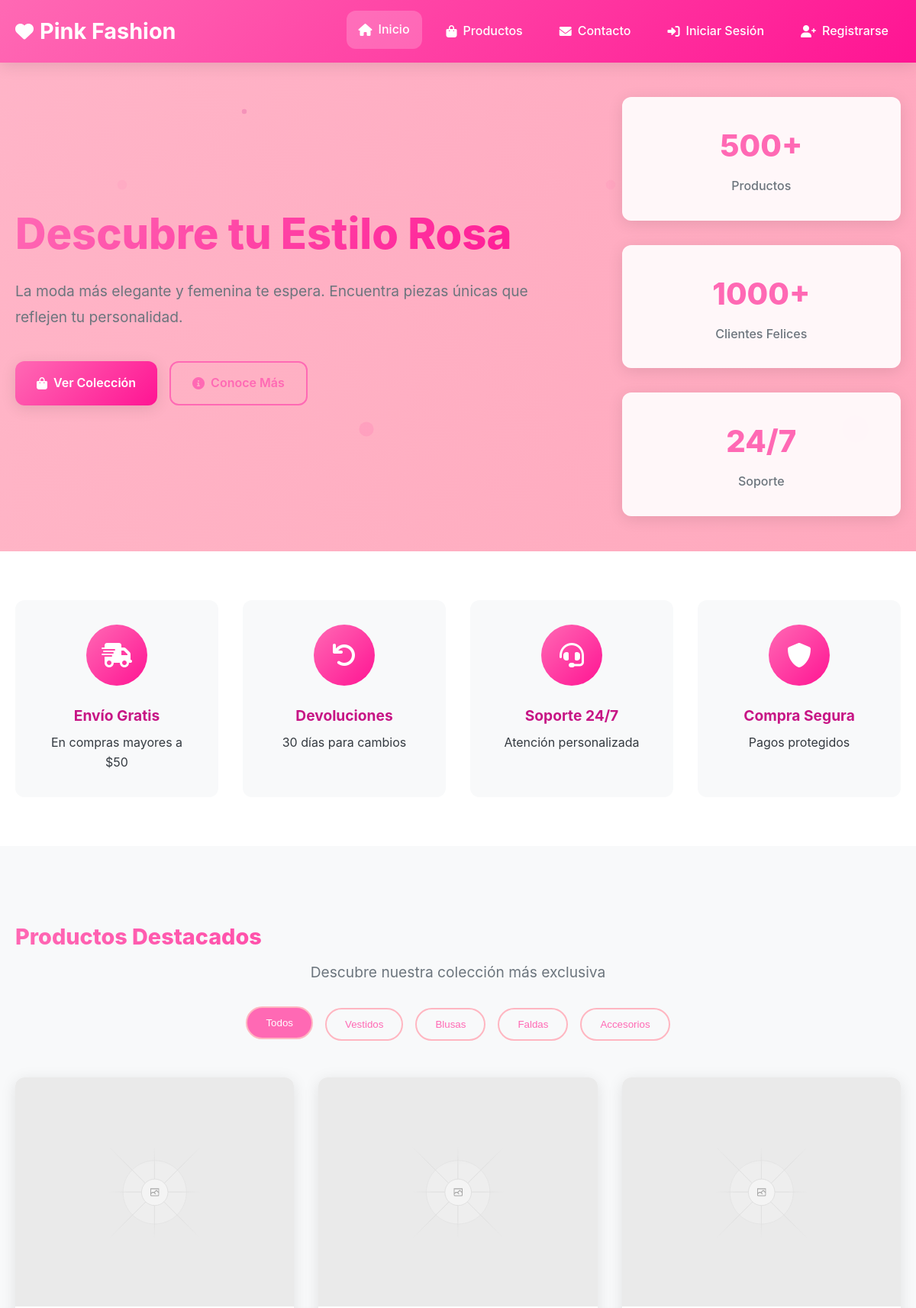
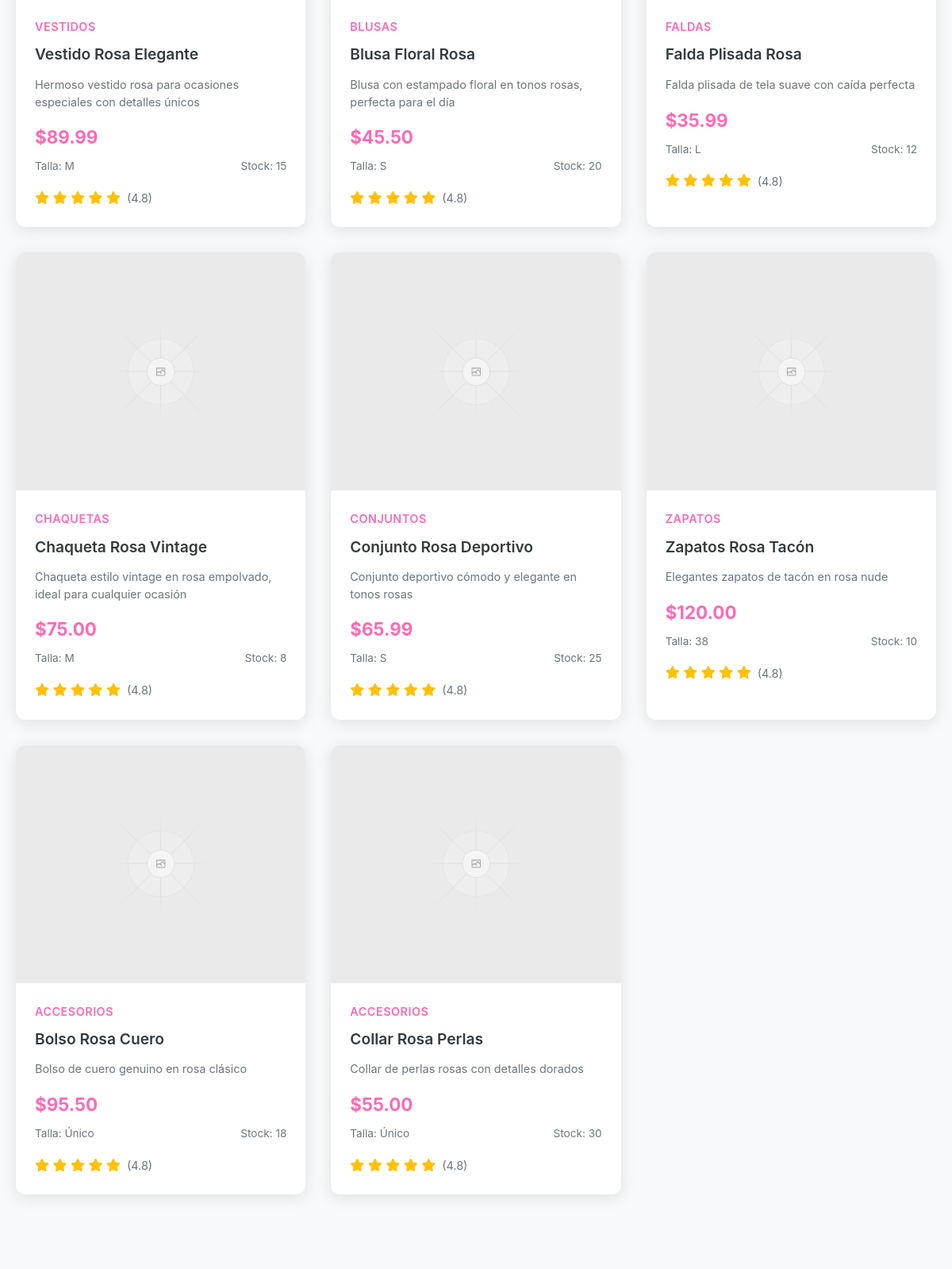
The page / (upper part) on the database its author committed (2 pictures, top to bottom).
### tables this page shows
CREATE TABLE products (
    id INT AUTO_INCREMENT PRIMARY KEY,
    name VARCHAR(100) NOT NULL,
    description TEXT,
    price DECIMAL(10,2) NOT NULL,
    category VARCHAR(50) NOT NULL,
    size VARCHAR(20),
    color VARCHAR(30),
    stock INT DEFAULT 0,
    image_url VARCHAR(255),
    created_at TIMESTAMP DEFAULT CURRENT_TIMESTAMP,
    updated_at TIMESTAMP DEFAULT CURRENT_TIMESTAMP ON UPDATE CURRENT_TIMESTAMP
);

### includes/auth.php (called while the page is built, shortened)
<?php
function isLoggedIn() {
    return isset($_SESSION['user_id']) && !empty($_SESSION['user_id']);
}
?>

### index.php (the view, shortened to what this page needs)
<?php
require_once 'includes/auth.php';
$database = new Database();
$db = $database->getConnection();
$query = "SELECT * FROM products ORDER BY created_at DESC LIMIT 12";
$stmt = $db->prepare($query);
$stmt->execute();
$products = $stmt->fetchAll();
$cart_count = 0;
?>
<!DOCTYPE html>
<html lang="es">
<head>
    <link rel="stylesheet" href="css/style.css">
    <link href="https://cdnjs.cloudflare.com/ajax/libs/font-awesome/6.0.0/css/all.min.css" rel="stylesheet">
</head>
<body>
    <header class="header">
        <nav class="navbar">
            <div class="nav-container">
                <div class="nav-logo">
                    <i class="fas fa-heart"></i>
                    <h1>Pink Fashion</h1>
                </div>
                <ul class="nav-menu">
                    <li><a href="index.php" class="active"><i class="fas fa-home"></i> Inicio</a></li>
                    <li><a href="#productos"><i class="fas fa-shopping-bag"></i> Productos</a></li>
                    <li><a href="#contacto"><i class="fas fa-envelope"></i> Contacto</a></li>
                    <?php if (isLoggedIn()): ?>
                        <li><a href="cart.php" class="cart-link">
                            <i class="fas fa-shopping-cart"></i>
                            Carrito
                            <span class="cart-badge" id="cartBadge"><?php echo $cart_count; ?></span>
                        </a></li>
                        <li><a href="dashboard.php"><i class="fas fa-user"></i> Mi Cuenta</a></li>
                        <li><a href="logout.php"><i class="fas fa-sign-out-alt"></i> Cerrar Sesión</a></li>
                    <?php else: ?>
                        <li><a href="login.php"><i class="fas fa-sign-in-alt"></i> Iniciar Sesión</a></li>
                        <li><a href="register.php"><i class="fas fa-user-plus"></i> Registrarse</a></li>
                    <?php endif; ?>
                </ul>
            </div>
        </nav>
    </header>
    <main>
        <section class="hero">
            <div class="hero-background">
                <div class="hero-overlay"></div>
            </div>
            <div class="hero-content">
                <div class="hero-text">
                    <h2>Descubre tu Estilo Rosa</h2>
                    <p>La moda más elegante y femenina te espera. Encuentra piezas únicas que reflejen tu personalidad.</p>
                    <div class="hero-buttons">
                        <a href="#productos" class="btn-primary">
                            <i class="fas fa-shopping-bag"></i>
                            Ver Colección
                        </a>
                        <a href="#contacto" class="btn-outline">
                            <i class="fas fa-info-circle"></i>
                            Conoce Más
                        </a>
                    </div>
                </div>
                <div class="hero-stats">
                    <div class="stat">
                        <h3>500+</h3>
                        <p>Productos</p>
                    </div>
                    <div class="stat">
                        <h3>1000+</h3>
                        <p>Clientes Felices</p>
                    </div>
                    <div class="stat">
                        <h3>24/7</h3>
                        <p>Soporte</p>
                    </div>
                </div>
            </div>
        </section>
        <section class="features">
            <div class="container">
                <div class="features-grid">
                    <div class="feature-card">
                        <div class="feature-icon">
                            <i class="fas fa-shipping-fast"></i>
                        </div>
                        <h3>Envío Gratis</h3>
                        <p>En compras mayores a $50</p>
                    </div>
                    <div class="feature-card">
                        <div class="feature-icon">
                            <i class="fas fa-undo"></i>
                        </div>
                        <h3>Devoluciones</h3>
                        <p>30 días para cambios</p>
                    </div>
                    <div class="feature-card">
                        <div class="feature-icon">
                            <i class="fas fa-headset"></i>
                        </div>
                        <h3>Soporte 24/7</h3>
                        <p>Atención personalizada</p>
                    </div>
                    <div class="feature-card">
                        <div class="feature-icon">
                            <i class="fas fa-shield-alt"></i>
                        </div>
                        <h3>Compra Segura</h3>
                        <p>Pagos protegidos</p>
                    </div>
                </div>
            </div>
        </section>
        <section id="productos" class="products-section">
            <div class="container">
                <div class="section-header">
                    <h2 class="section-title">Productos Destacados</h2>
                    <p class="section-subtitle">Descubre nuestra colección más exclusiva</p>
                </div>
                <div class="products-filter">
                    <button class="filter-btn active" data-filter="all">Todos</button>
                    <button class="filter-btn" data-filter="vestidos">Vestidos</button>
                    <button class="filter-btn" data-filter="blusas">Blusas</button>
                    <button class="filter-btn" data-filter="faldas">Faldas</button>
                    <button class="filter-btn" data-filter="accesorios">Accesorios</button>
                </div>
                <div class="products-grid">
                    <?php foreach ($products as $product): ?>
                        <div class="product-card" data-category="<?php echo htmlspecialchars($product['category']); ?>">
                            <div class="product-image">
                                <img src="<?php echo htmlspecialchars($product['image_url']); ?>"
                                     alt="<?php echo htmlspecialchars($product['name']); ?>">
                            </div>
                            <div class="product-info">
                                <div class="product-category"><?php echo htmlspecialchars($product['category']); ?></div>
                                <h3><?php echo htmlspecialchars($product['name']); ?></h3>
                                <p class="product-description"><?php echo htmlspecialchars($product['description']); ?></p>
                                <div class="product-details">
                                    <div class="product-price">
                                        <span class="current-price">$<?php echo number_format($product['price'], 2); ?></span>
                                    </div>
                                    <div class="product-meta">
                                        <span class="product-size">Talla: <?php echo htmlspecialchars($product['size']); ?></span>
                                        <span class="product-stock">Stock: <?php echo $product['stock']; ?></span>
                                    </div>
                                </div>
                                <div class="product-rating">
                                    <div class="stars">
                                        <i class="fas fa-star"></i>
                                        <i class="fas fa-star"></i>
                                        <i class="fas fa-star"></i>
                                        <i class="fas fa-star"></i>
                                        <i class="fas fa-star"></i>
                                    </div>
                                    <span class="rating-text">(4.8)</span>
                                </div>
                            </div>
                        </div>
                    <?php endforeach; ?>
                </div>
            </div>
        </section>
    </main>
</body>
</html>

### rows shown on the page
products: image_url (placeholder picture), category "VESTIDOS", name "Vestido Rosa Elegante", description "Hermoso vestido rosa para ocasiones especiales con detalles únicos", price "89.99", size "M", stock "15"
products: image_url (placeholder picture), category "BLUSAS", name "Blusa Floral Rosa", description "Blusa con estampado floral en tonos rosas, perfecta para el día", price "45.50", size "S", stock "20"
products: image_url (placeholder picture), category "FALDAS", name "Falda Plisada Rosa", description "Falda plisada de tela suave con caída perfecta", price "35.99", size "L", stock "12"
products: image_url (placeholder picture), category "CHAQUETAS", name "Chaqueta Rosa Vintage", description "Chaqueta estilo vintage en rosa empolvado, ideal para cualquier ocasión", price "75.00", size "M", stock "8"
products: image_url (placeholder picture), category "CONJUNTOS", name "Conjunto Rosa Deportivo", description "Conjunto deportivo cómodo y elegante en tonos rosas", price "65.99", size "S", stock "25"
products: image_url (placeholder picture), category "ZAPATOS", name "Zapatos Rosa Tacón", description "Elegantes zapatos de tacón en rosa nude", price "120.00", size "38", stock "10"
products: image_url (placeholder picture), category "ACCESORIOS", name "Bolso Rosa Cuero", description "Bolso de cuero genuino en rosa clásico", price "95.50", size "Único", stock "18"
products: image_url (placeholder picture), category "ACCESORIOS", name "Collar Rosa Perlas", description "Collar de perlas rosas con detalles dorados", price "55.00", size "Único", stock "30"
